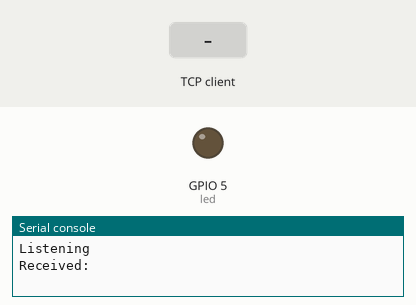
Simulated run of this program. Board: ESP32 board running MicroPython. On the bench: output pins drawn as LEDs (lit = HIGH), the last lines printed to the serial console. The test bench sets the inputs (shaded band). The board's own WiFi access point starts at once; one TCP client connects 1 s after the port opens and stays connected.

Above: at 1.2 s.
1.3 s: the TCP client sends "1"
At 1.7 s:
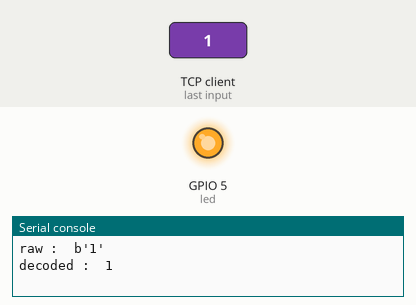
Timing chart, 0 to 4.3 s (numbered marks = the images above; inputs shaded):
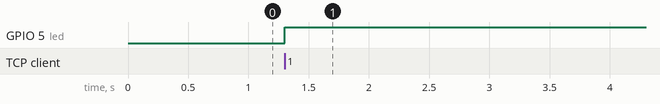

Measured:
- after the input at 1.3 s, GPIO 5 (led): LOW → HIGH at once

The program:

socket-recv.py
```python
from machine import Pin
import usocket as socket
import network
import gc

# common practice to use garbage collect
gc.collect()

# our wireless name and password
SSID = 'MCU'
PASSWORD = '12345'

# Socket port number
PORT = 8080

# create output pin on GPIO5
led = Pin(5, Pin.OUT)

# activate network and create access point
ap = network.WLAN(network.AP_IF)
ap.active(True)
ap.config(essid=SSID, password=PASSWORD)

while ap.active() == False:
  pass

print('Connection successful')
print(ap.ifconfig())

# Setup our socket
# Bind to all interfaces. Server accessible to other hosts!
SOCK = socket.socket()
ai = socket.getaddrinfo("0.0.0.0", PORT)
addr = ai[0][-1]
SOCK.setsockopt(socket.SOL_SOCKET, socket.SO_REUSEADDR, 1)
SOCK.bind(addr)
SOCK.listen(5)

print("Listening")

while True:
    # wait for data to be received
    res = SOCK.accept()
    client_sock = res[0]

    # print received data
    print("Received:")
    req = client_sock.read()
    print("raw : ", req)
    BUF = req.decode('utf-8')
    print("decoded : ", BUF)

    client_sock.close()
    print()

    #Turn LED on or off
    led.value(int(BUF))
```
